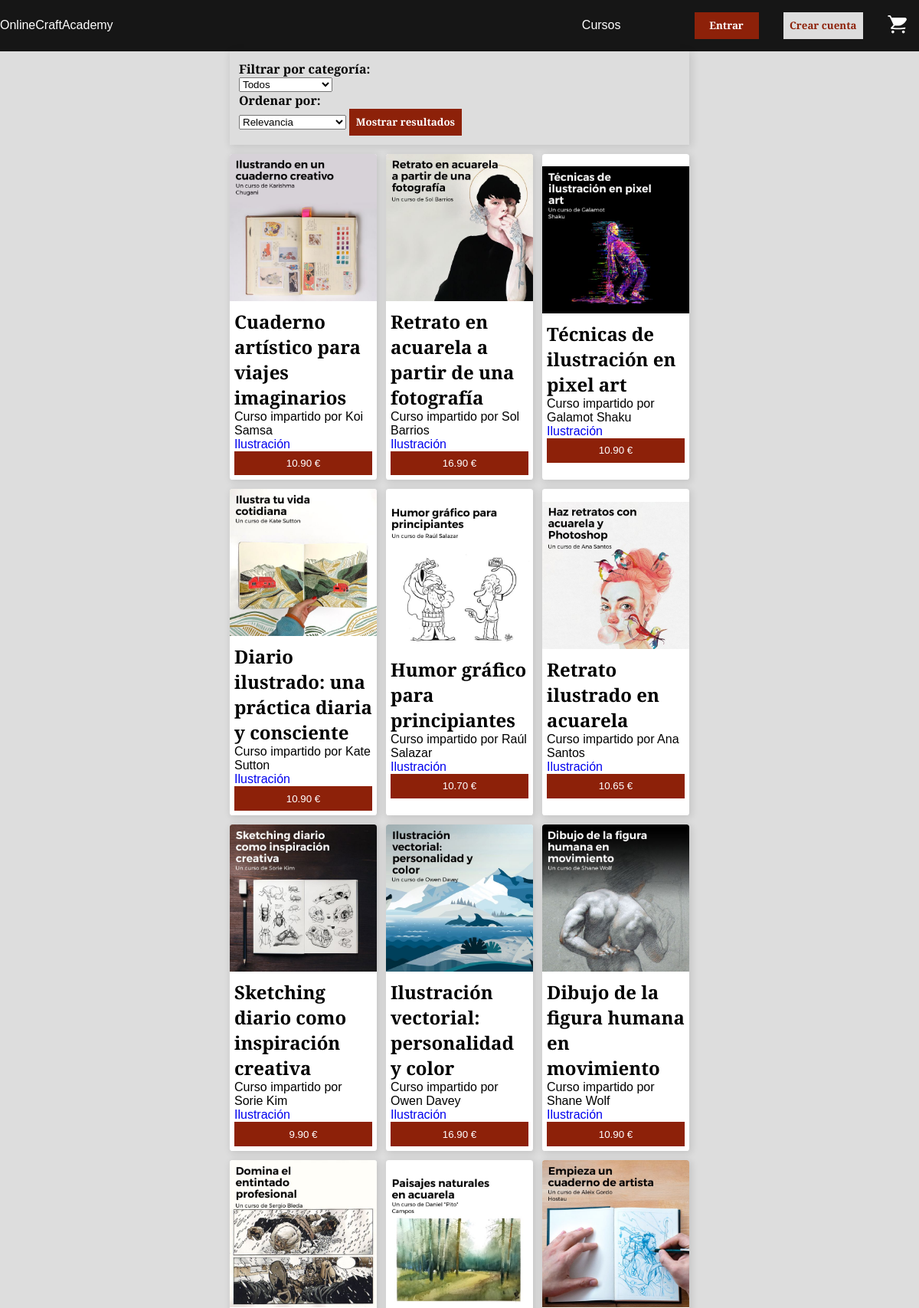
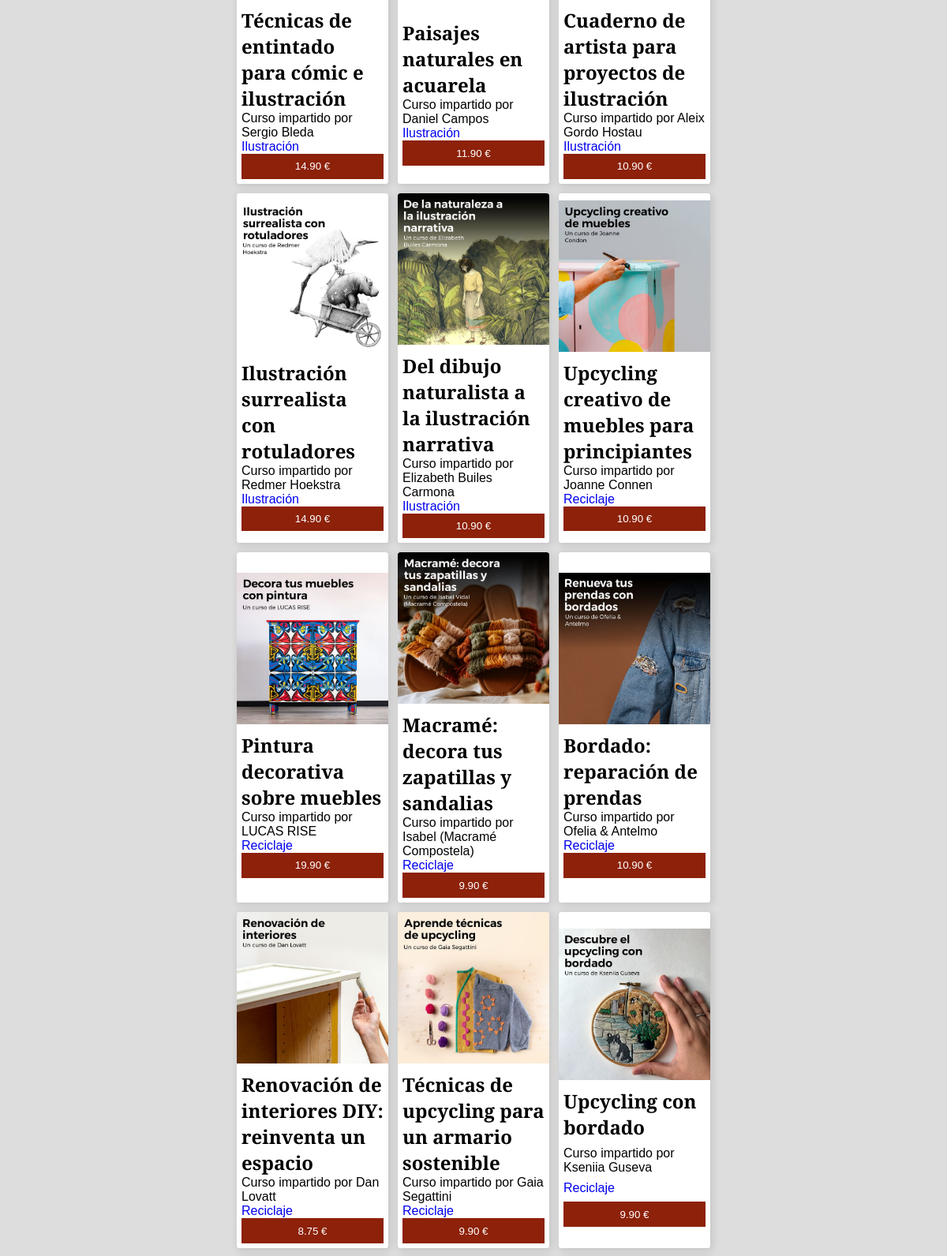
The page /courses_list.php (upper part) on the database its author committed (2 pictures, top to bottom).
### tables this page shows
CREATE TABLE Courses(
  courseID integer NOT NULL AUTO_INCREMENT,
  title varchar (500) NOT NULL,
  teacher varchar (255) NOT NULL,
  courseDes TEXT NOT NULL,
  rate double,
  category varchar (255) NOT NULL,
  imgName varchar (255),
  price double NOT NULL,
  PRIMARY KEY (courseID)
);

### php/list_component.php (the view, shortened to what this page needs)
<?php
require 'connection.php';
$sql = "SELECT * FROM Courses";
$result = mysqli_query($connection, $sql) or die("Ups there was a conecction problem :S");
if ($result->num_rows > 0) {
    while ($row = $result->fetch_assoc()) {
        echo "<form action='php/getProduct.php?course=" . $row["courseID"] . "' method='post' class ='product__card'>";
        echo "<a href='product_detail.php?course=" . $row["courseID"] . "'><img src='img/" . $row["imgName"] . "' /></a>";
        echo "<div class ='product__card__info'>";
        echo "<h2>" . $row["title"] . "</h2>";
        echo "<span> Curso impartido por " . $row["teacher"] . "</span> ";
        echo "<a href='courses_list.php?value=" . $row["category"] . "'>" . $row["category"] . "</a>";
        echo "<input type='submit' value='" . number_format((float)$row["price"], 2, '.', '') . " €' class='basic__button button-dark''/>";
        echo "</div>";
        echo "</form>";
    }
} else {
    echo "0 results";
}

### css/main.css (style rules this page uses)
* { margin: 0px; padding: 0px; }
img { width: 5vw; }
* { font-family: 'Merriweather Sans', sans-serif; }
a { text-decoration: none; }
.product__card, .footer { display: -webkit-box; display: -ms-flexbox; display: flex; -webkit-box-orient: vertical; -webkit-box-direction: normal; -ms-flex-direction: column; flex-direction: column; -webkit-box-pack: center; -ms-flex-pack: center; justify-content: center; }
.product__card .product__card__info { display: -webkit-box; display: -ms-flexbox; display: flex; -webkit-box-orient: vertical; -webkit-box-direction: normal; -ms-flex-direction: column; flex-direction: column; -ms-flex-line-pack: distribute; align-content: space-around; -webkit-box-pack: justify; -ms-flex-pack: justify; justify-content: space-between; }
.basic__button { border: none; min-width: 7vw; padding: 0.7vw; }
.product__card { width: 16vw; border-radius: 0.3vw; overflow: hidden; -webkit-box-shadow: 2px 2px 10px 1px #1616161f; box-shadow: 2px 2px 10px 1px #1616161f; }
.product__card img { width: 16vw; }
.product__card .product__card__info { min-height: 22vh; padding: 0.5vw; }
.button-dark { background-color: #8d2109; color: #fff; }
.product__card { background-color: #fff; }

### rows shown on the page
courses: imgName (picture), title "Cuaderno artístico para viajes imaginarios", teacher "Koi Samsa", category "Ilustración", price "10.90 €"
courses: imgName (picture), title "Retrato en acuarela a partir de una fotografía", teacher "Sol Barrios", category "Ilustración", price "16.90 €"
courses: imgName (picture), title "Técnicas de ilustración en pixel art", teacher "Galamot Shaku", category "Ilustración", price "10.90 €"
courses: imgName (picture), title "Diario ilustrado: una práctica diaria y consciente", teacher "Kate Sutton", category "Ilustración", price "10.90 €"
courses: imgName (picture), title "Humor gráfico para principiantes", teacher "Raúl Salazar", category "Ilustración", price "10.70 €"
courses: imgName (picture), title "Retrato ilustrado en acuarela", teacher "Ana Santos", category "Ilustración", price "10.65 €"
courses: imgName (picture), title "Sketching diario como inspiración creativa", teacher "Sorie Kim", category "Ilustración", price "9.90 €"
courses: imgName (picture), title "Ilustración vectorial: personalidad y color", teacher "Owen Davey", category "Ilustración", price "16.90 €"
courses: imgName (picture), title "Dibujo de la figura humana en movimiento", teacher "Shane Wolf", category "Ilustración", price "10.90 €"
courses: imgName (picture), title "Técnicas de entintado para cómic e ilustración", teacher "Sergio Bleda", category "Ilustración", price "14.90 €"
courses: imgName (picture), title "Paisajes naturales en acuarela", teacher "Daniel Campos", category "Ilustración", price "11.90 €"
courses: imgName (picture), title "Cuaderno de artista para proyectos de ilustración", teacher "Aleix Gordo Hostau", category "Ilustración", price "10.90 €"
courses: imgName (picture), title "Ilustración surrealista con rotuladores", teacher "Redmer Hoekstra", category "Ilustración", price "14.90 €"
courses: imgName (picture), title "Del dibujo naturalista a la ilustración narrativa", teacher "Elizabeth Builes Carmona", category "Ilustración", price "10.90 €"
courses: imgName (picture), title "Upcycling creativo de muebles para principiantes", teacher "Joanne Connen", category "Reciclaje", price "10.90 €"
courses: imgName (picture), title "Pintura decorativa sobre muebles", teacher "LUCAS RISE", category "Reciclaje", price "19.90 €"
courses: imgName (picture), title "Macramé: decora tus zapatillas y sandalias", teacher "Isabel (Macramé Compostela)", category "Reciclaje", price "9.90 €"
courses: imgName (picture), title "Bordado: reparación de prendas", teacher "Ofelia & Antelmo", category "Reciclaje", price "10.90 €"
courses: imgName (picture), title "Renovación de interiores DIY: reinventa un espacio", teacher "Dan Lovatt", category "Reciclaje", price "8.75 €"
courses: imgName (picture), title "Técnicas de upcycling para un armario sostenible", teacher "Gaia Segattini", category "Reciclaje", price "9.90 €"
courses: imgName (picture), title "Upcycling con bordado", teacher "Kseniia Guseva", category "Reciclaje", price "9.90 €"
